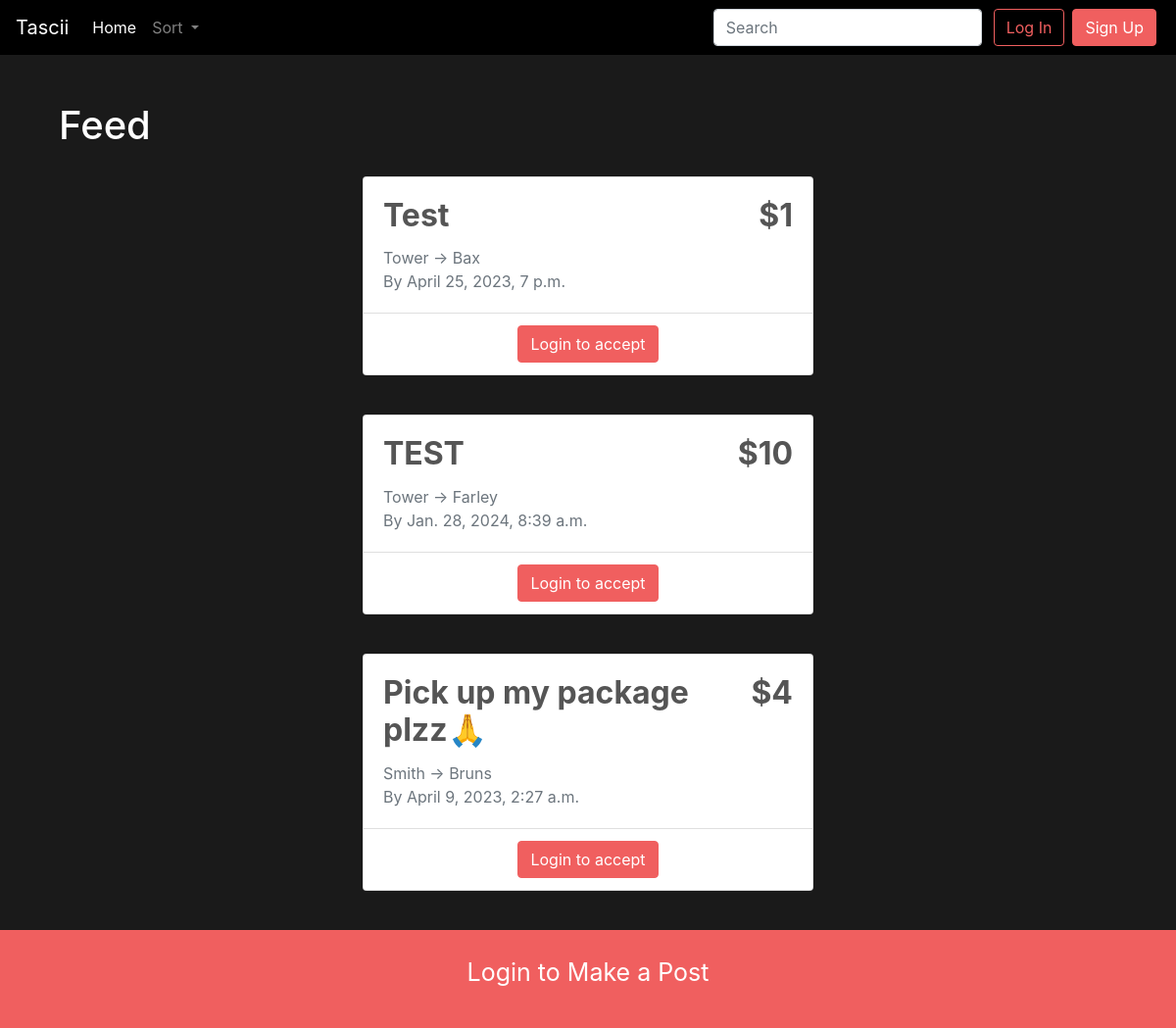
The app's page /, older data.
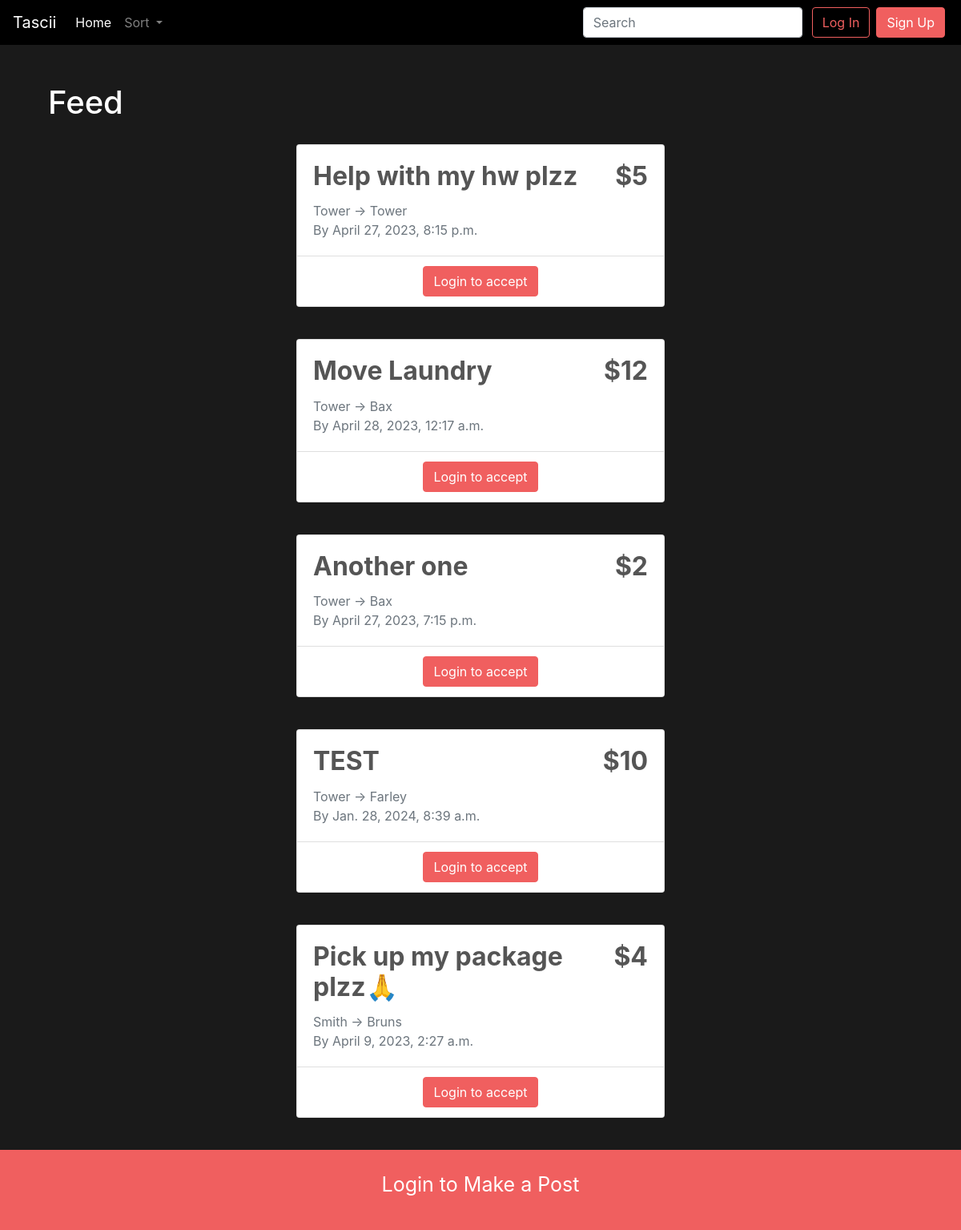
The same page, newer data.
### feed/models.py (models this page shows)
class Post(models.Model):
    title = models.CharField(max_length=100)
    price = models.IntegerField()
    start_loc = models.CharField(max_length=100) # Could create custom location field to get long and lat too
    end_loc = models.CharField(max_length=100)
    expiration_date = models.DateTimeField()
    time_estimate = models.DurationField()
    user = models.ForeignKey(User, on_delete=models.CASCADE, related_name='%(class)s_post_created')
    created_at = models.DateTimeField(auto_now_add=True)
    status = models.CharField(max_length=20, default='open') # open, accepted, completed, cancelled
    filled_by = models.ForeignKey(User, on_delete=models.CASCADE, related_name='%(class)s_post_filled', null=True, blank=True)

### feed/views.py (the view)
# urls.py: path('', views.feed, name='feed'),
def feed(request, sort="created_at"):
    query = request.GET.get('query')
    sort = sort if sort == 'expiration_date' else '-' + sort
    if query:
        posts = Post.objects.filter(
            Q(title__icontains=query) | Q(start_loc__icontains=query) | Q(end_loc__icontains=query)
        ).order_by(sort)
    else:
        posts = Post.objects.filter(Q(status='open')).order_by(sort)
    context = {
        'query': query,
        'posts': posts
    }
    return render(request, 'feed.html', context)

### feed/templates/feed.html (shortened to what this page needs)
{% extends "base.html" %}
{% block page_content %}
<div class="col feed">
<h1>Feed</h1>
{% for post in posts %}
    <div class="post md-4 mx-auto" data-aos="fade-up" data-aos-offset="100", data-aos-duration="1000">
        <div class="card rounded-3">
          <div class="card-body d-flex justify-content-between">
            <div class="d-flex flex-column">
              <h5 class="card-title">{{ post.title }}</h5>
              <p class="card-text text-muted">{{ post.start_loc }} &rarr; {{ post.end_loc }}</p>
              <p class="card-text text-muted">By {{ post.expiration_date }}</p>
            </div>
            <h4 class="card-price text-right">${{ post.price }}</h4>
          </div>
          <div class="card-footer bg-white text-center">
            {% if request.user.is_authenticated %}
            {% if post.user == request.user %}
            <a href="{% url 'edit_post' post.pk %}" class="btn btn-primary">Edit</a>
            {% else %}
            <a href="{% url 'post_details' post.pk %}" class="btn btn-primary">Accept?</a>
            {% endif %}
            {% else %}
            <a href="{% url 'login' %}" class="btn btn-primary">Login to accept</a>
            {% endif %}
          </div>
        </div>
      </div>
{% endfor %}
</div>
<div class="fixed-bottom d-flex justify-content-center">
  {% if request.user.is_authenticated %}
      <a href="{% url 'make_post' %}" class="btn-block btn-primary">Make a Post</a>
  {% else %}
      <a href="{% url 'login' %}" class="btn-block btn-primary">Login to Make a Post</a>
  {% endif %}
 </div>
{% endblock %}

### tascii_prototype/templates/base.html (shortened to what this page needs)
<!doctype html>
<html lang="en">
  <head>
    <link rel="stylesheet" href="https://cdn.jsdelivr.net/npm/bootstrap@4.1.3/dist/css/bootstrap.min.css">
    <link rel="stylesheet" href="https://cdnjs.cloudflare.com/ajax/libs/aos/2.3.4/aos.css" />
    {% load static %}
    <link rel="stylesheet" href="{% static 'feed/main.css' %}">
  </head>
  <body>
    <nav class="navbar navbar-expand-lg navbar-dark navbar">
      <a class="navbar-brand" href="{% url 'feed' %}">Tascii</a>
      <div class="collapse navbar-collapse" id="navbarSupportedContent">
        <ul class="navbar-nav mr-auto">
          <li class="nav-item active">
            <a class="nav-link" href="{% url 'feed' %}">Home <span class="sr-only">(current)</span></a>
          </li>
          <li class="nav-item dropdown">
            <a class="nav-link dropdown-toggle" href="#" id="navbarDropdown" role="button" data-toggle="dropdown" aria-haspopup="true" aria-expanded="false">
              Sort
            </a>
          </li>
        </ul>
        <form method="GET" action="{% url 'feed' %}" class="form-inline my-2 my-lg-0" onsubmit="">
          {% load crispy_forms_tags %}
          {% load bootstrap4 %}
          <input class="form-control mr-sm-2" type="search" name="query" placeholder="Search" aria-label="Search">
        </form>
      {% if request.user.is_authenticated %}
        <a class="btn btn-outline-primary mx-1" role="button" href="{% url 'profile' %}">Profile</a>
      {% else %}
        <a class="btn btn-outline-primary mx-1" role="button" href="{% url 'login' %}">Log In</a>
        <a class="btn btn-primary mx-1" role="button" href="{% url 'register' %}">Sign Up</a>
      {% endif %}
      </div>
    </nav>
    <div class="container my-5">
        {% block page_content %}{% endblock %}
    </div>
  </body>
</html>

### feed/static/feed/main.css (style rules this page uses)
:root { --brand-color: #f05f5f; }
.btn-primary { background-color: var(--arc-palette-foregroundPrimary, var(--brand-color, black)) !important; border-color: var(--arc-palette-foregroundPrimary, var(--brand-color, black)) !important; }
.btn-outline-primary { color: var(--arc-palette-foregroundPrimary, var(--brand-color, black)) !important; border-color: var(--arc-palette-foregroundPrimary, var(--brand-color, black)) !important; background-color: transparent; background-image: none; }
.btn-block { height: 100px; font-size: 25px; text-align: center; padding-top: 25px; }
.navbar { background-color: black; }
body { color: white; background-color: #1a1a1a; }
.post { width: 100%; max-width: 500px; color: #555555; padding: 20px; }
.card-title { font-size: 2rem; font-weight: Bold; }
.card-price { text-align: right; font-size: 2rem; font-weight: bold; }
.card-text { font-size: 1rem; margin-bottom: 0px; }
.feed { margin-bottom: 120px; }

Row changes from the older to the newer data that the page shows:
removed Post: title "Test", start_loc "Tower", end_loc "Bax", expiration_date "April 25, 2023, 7 p.m.", price "1"
added Post: title "Help with my hw plzz", start_loc "Tower", end_loc "Tower", expiration_date "April 27, 2023, 8:15 p.m.", price "5"
added Post: title "Move Laundry", start_loc "Tower", end_loc "Bax", expiration_date "April 28, 2023, 12:17 a.m.", price "12"
added Post: title "Another one", start_loc "Tower", end_loc "Bax", expiration_date "April 27, 2023, 7:15 p.m.", price "2"
